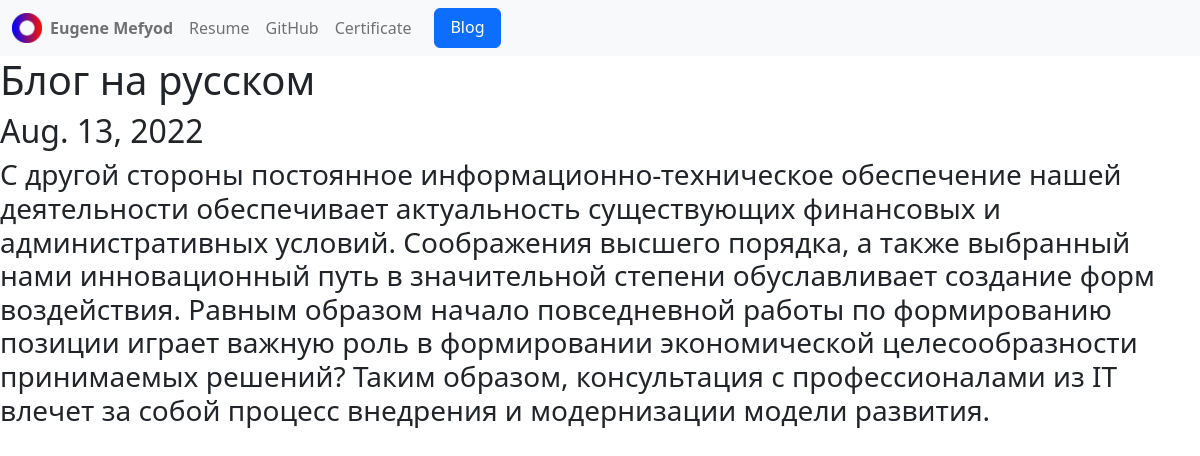
The app's page /blog/4/ with its own data.
### blog/models.py (models this page shows, shortened)
class Blog(models.Model):
    title = models.CharField(max_length=200)
    description = models.TextField()
    datetime = models.DateField()

### blog/views.py (the view)
# urls.py: path('<int:blog_id>/', views.detail, name='detail'),
def detail(request, blog_id):
    blog = get_object_or_404(Blog, pk=blog_id)
    return render(request, 'blog/detail.html',{'blog':blog})

### blog/templates/blog/detail.html
{% extends 'portfolio/base.html' %}
{% block content %}
<h1 class='head-blog'>{{ blog.title }}</h1>
<h2>{{ blog.datetime }}</h2>
<h3>{{ blog.description }}</h3>
{% endblock %}

### records on screen
Blog: title "Блог на русском", datetime "Aug. 13, 2022", description "С другой стороны постоянное информационно-техническое обеспечение нашей деятельности обеспечивает актуальность существующих финансовых и административных условий. Соображения высшего порядка, а также выбранный нами инновационный путь в значительной степени обуславливает создание форм воздействия. Равным образом начало повседневной работы по формированию позиции играет важную роль в формировании экономической целесообразности принимаемых решений? Таким образом, консультация с профессионалами из IT влечет за собой процесс внедрения и модернизации модели развития."
